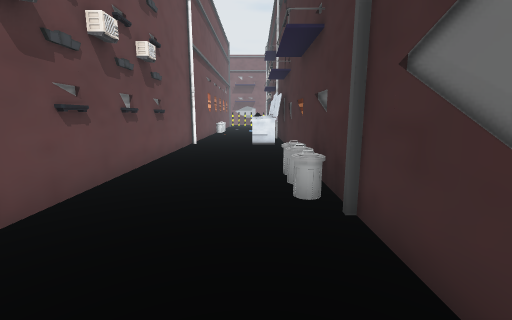
[1] (above)

14 first-person views from a walk through a Unity game level. The camera is 1.4 m above the floor, tilts 10° down and sees 90° across. The floor is counted in squares, 1 m on a side. Each view is taken from the middle of a square. On the plan, view 1 faces up. The plan holds only what a view shows up to about 13 squares ahead; the rest is blank. The place goes on beyond the plan. The player character is not drawn.

[2]
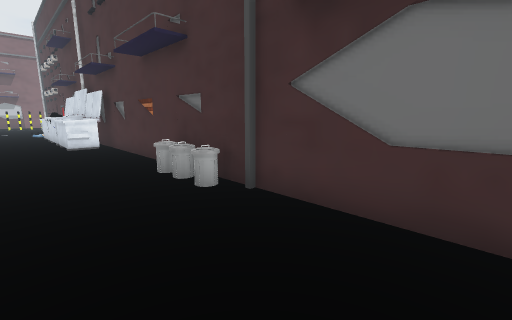

[3]
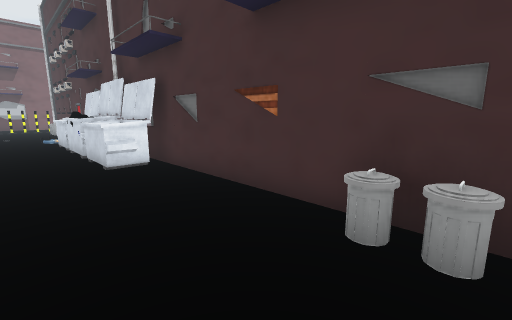

[4]
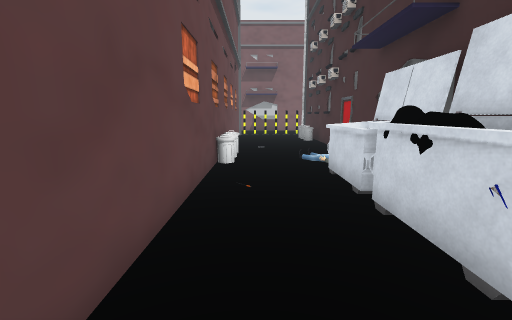

[5]
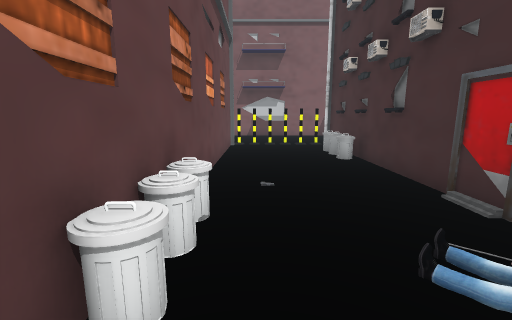

[6]
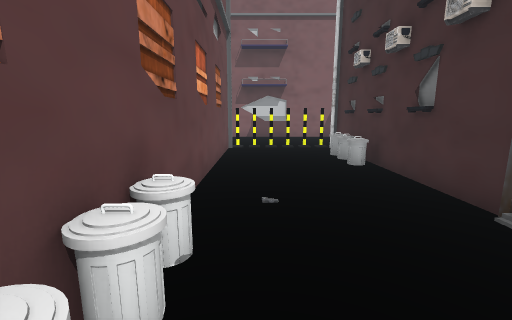

[7]
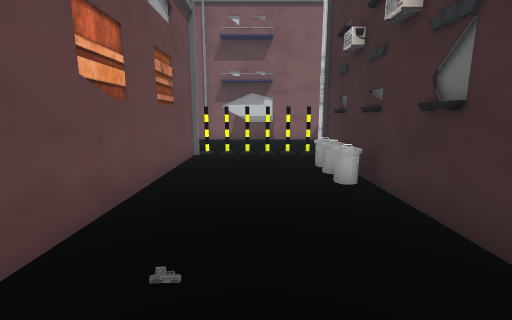

[8]
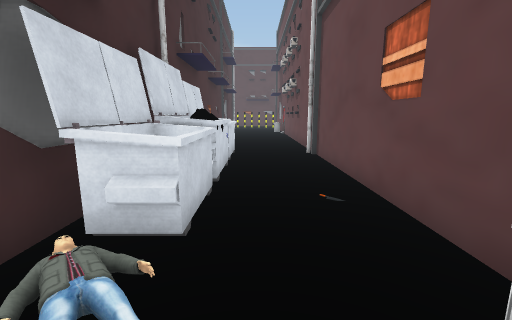

[9]
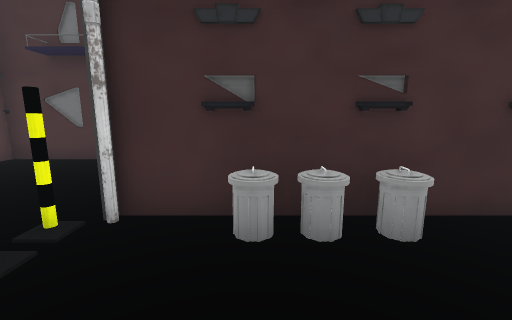

[10]
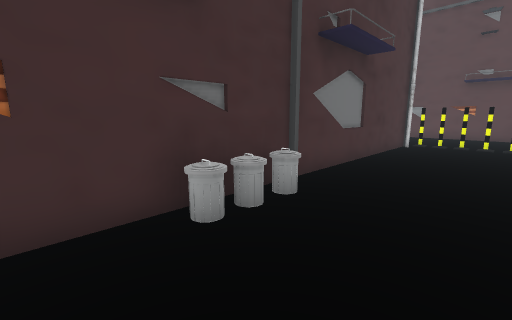

[11]
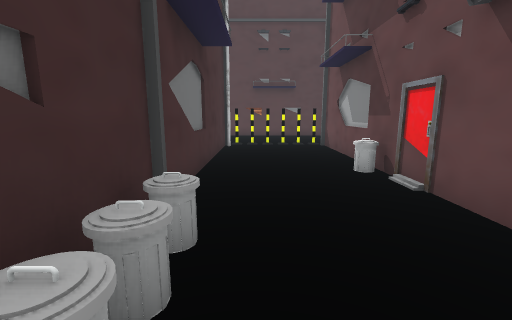

[12]
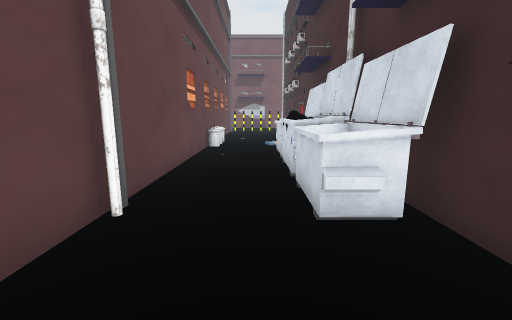

[13]
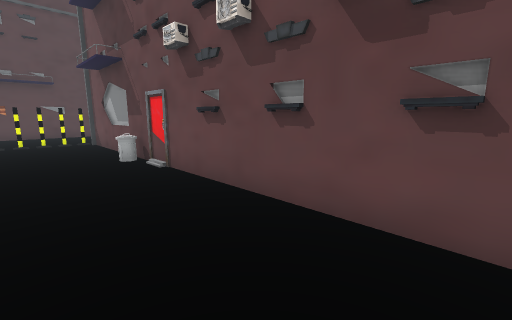

[14]
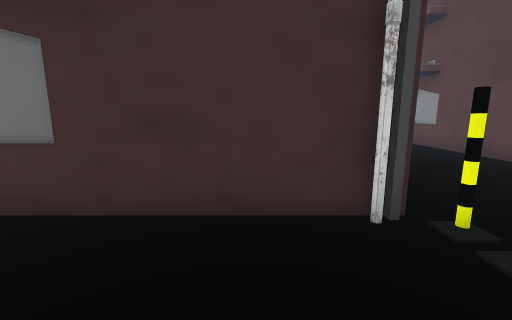

### Floor plan
Points are (right, up) in squares from view 1. A wall is a line through its corners. A room is listed if a view was taken in it or the views show most of it. See-through windows are left out.
Room 1 (views 1, 2, 3, 4, 5, 6, 7, 8, 9, 10, 11, 12, 13, 14)
walls: (1.4, 16.4) (1.4, 31); (-3.2, 20.5) (-3.2, -5); (-3.2, 30.5) (-3.2, 22.4); (1.4, -4.9) (1.4, 13.9)
objects: other object (-3, -6); bin (-3, 1); bin (-3, 21); bin (-3, 22); other object (-3, 31) to (-3, 32); other object (-2, -6); other object (-2, 31); other object (-1, -6); other object (-1, 32); other object (0, -6); other object (0, 12) to (1, 19); other object (0, 32); other object (1, -6); bin (1, 4); bin (1, 5); bin (1, 6); bin (1, 27); bin (1, 28); bin (1, 29); other object (1, 31)

Where each view was taken, in squares from view 1:
view 1: 0 up, 0 right, facing up
view 2: 0 up, 2 left, facing up-right
view 3: 5 up, 2 left, facing up-right
view 4: 13 up, 2 left, facing up
view 5: 19 up, 2 left, facing up
view 6: 20 up, 2 left, facing up
view 7: 22 up, 1 left, facing up
view 8: 22 up, 1 left, facing down
view 9: 29 up, 2 left, facing right
view 10: 8 up, 2 left, facing down-right
view 11: 7 up, 0 right, facing down
view 12: 9 up, 1 left, facing up
view 13: 9 up, 0 right, facing down-left
view 14: 3 down, 2 left, facing right
